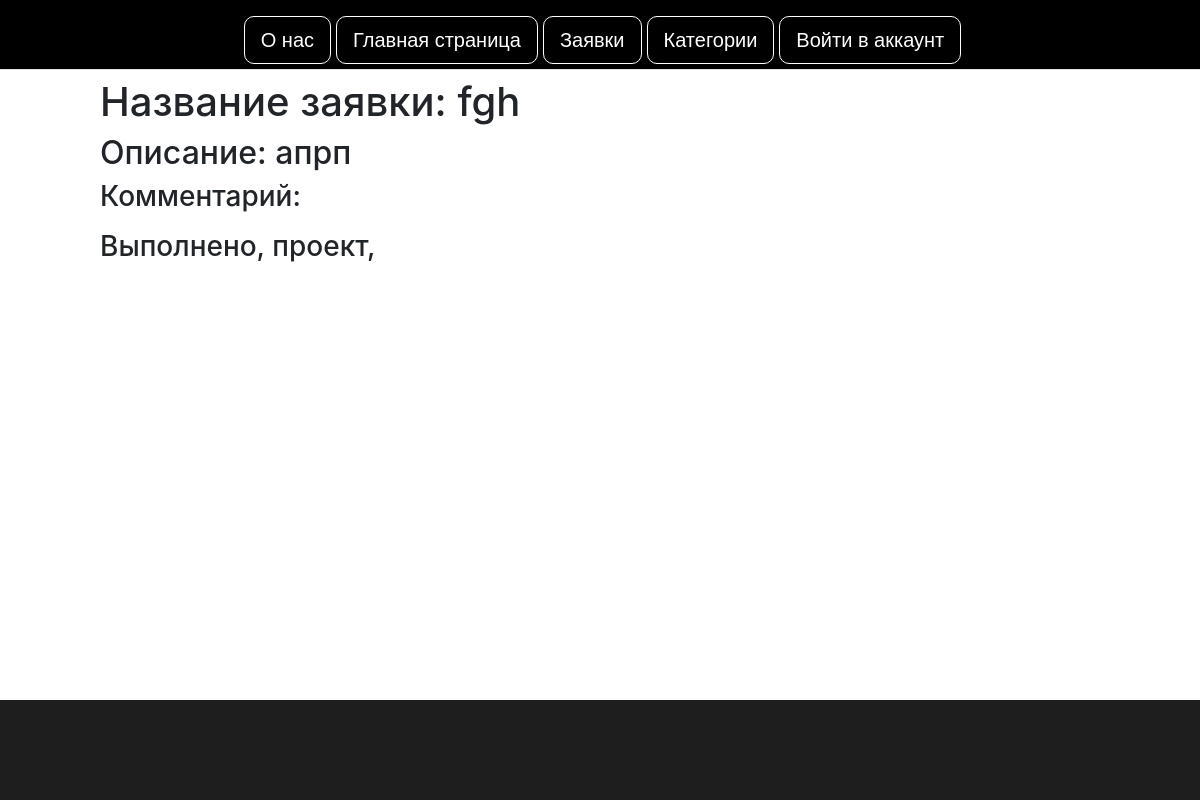
The page /accounts/profile/applications/11/ on the database its author committed.
### accounts/models.py (models this page shows, shortened)
class Application(models.Model):
    id = models.AutoField(primary_key=True, unique=True, verbose_name='id')
    title = models.CharField(max_length=200, verbose_name='Название')
    desc = models.TextField(max_length=400, verbose_name='Описание')
    img = models.ImageField(upload_to='img', verbose_name='Картинка')
    ready_design = models.ImageField(upload_to='design', verbose_name='Готовый дизайн', null=True, blank=True)
    user = models.ForeignKey(User, on_delete=models.SET_NULL, verbose_name='Пользователь', null=True, blank=True,
                             to_field='id')
    date = models.DateField(default=datetime.today())
    comment = models.TextField(max_length=400, verbose_name='Комментарий', null=True, blank=True)
    NEW = 'new'
    LOAD = 'load'
    READY = 'ready'
    LOAN_STATUS = (
        (NEW, 'Новая'),
        (LOAD, 'Принято в работу'),
        (READY, 'Выполнено'),
    )
    status = models.CharField(max_length=30, choices=LOAN_STATUS, default='new', help_text='Статус',
                              verbose_name='Статус')
    SKETCH = 'sketch'
    MID_DETAIL = 'mid_detail'
    AUTHOR = 'author'
    CATEGORIES = (
        (SKETCH, 'проект'),
        (MID_DETAIL, 'детализация'),
        (AUTHOR, 'Авторский интерьер'),
    )
    category = models.CharField(max_length=30, choices=CATEGORIES, default='проект', help_text='Категории',
                                verbose_name='Категории')

### accounts/views.py (the view)
# urls.py: path('profile/applications/<int:pk>/', views.detail_application.as_view(), name='profile_application_detail'),
class detail_application(DetailView):
    model = Application
    template_name = 'accounts/application_detail.html'

### accounts/templates/accounts/application_detail.html (shortened to what this page needs)
{% extends 'base.html' %}
{% load static %}
{% block links %}
    <link rel="stylesheet" href="{% static 'application_detail.css'%}">
{% endblock %}
{% block content %}
<h1>Название заявки: {{ application.title }}</h1>
<h2>Описание: {{ application.desc }}</h2>
<h3>Комментарий:</h3>
<h3>{{ application.get_status_display }}, {{ application.get_category_display }}, {% if user.is_staff %}Пользователь : {{ application.user.get_username }}{% endif %}</h3>
{% endblock %}

### myapp/static/main.css (style rules this page uses)
* { padding: 0; margin: 0; box-sizing: border-box; }
body { background: #272727; font-family: "Montserrat", sans-serif; }

### rows shown on the page
Application: title "fgh", desc "апрп", status "Выполнено", category "проект"
